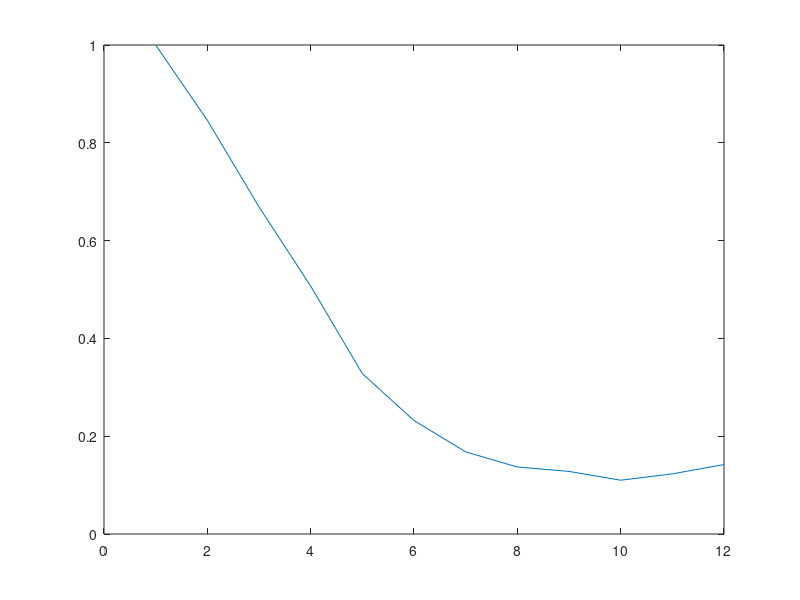

This chart was generated by the following MATLAB code:
clear all
%Model Parameters
phi_p = 0.1;
phi_g=0.3;
phi_l=0.35;
gamma=0.97;% rate of change of primacy gradient across groups
sigma_gp=0.02;%
sigma_L=0.02;
sigma_v=0.005;
rho=0.3;
theta=0.003;
eta_NC=0.15;% learning rate for assoication between context and group
eta_O=0.6; % output interference

% experimental details
nTrials=1000;
listlength=12;
possGroupSize=1:5;

v=zeros(nTrials, listlength); % this can be easily pre-allocated, so should be
recalled_item=zeros(nTrials,listlength);

N_O=0; % counter for non recalled items

for t=1:nTrials
    
    r=zeros(1,listlength);
    
    
    % Here is what happens in model
    % We generated a longish vector of group sizes, then find first
    % group that takes us beyond list length. We truncate that group
    % and use only the groups we need
    
    groupSize=randsample(possGroupSize,listlength,true);% random
    
    % or constant within list, but varies across lists
    %groupSize=repmat(randsample(possGroupSize,1,true),1,listlength);
    
    cumulz = cumsum(groupSize);
    numGroups = find(cumulz>=listlength, 1, 'first'); % finds first instance
    groupSize(numGroups) = listlength-cumulz(numGroups-1);
    groupSize = groupSize(1:numGroups);
    
    lContext = ones(1,numGroups);     % control element for list context (each group has a list context)
    List_cue=1; % only have one list at the moment
    
    % make group markers
    gContext = [];
    pContext = [];
    absP = [];
    % set control elements
    
    for gz=1:length(groupSize)
        gContext = [gContext repmat(gz,1,groupSize(gz))];
        if groupSize(gz)>1
            pContext = [pContext linspace(0,1,groupSize(gz))];
        else
            pContext = [pContext 0];
        end
        absP = [absP 1:groupSize(gz)];
    end
    
    % cue for list and group and obtain group context
    Group_cue=1; % Current group
    get_group_info=1;
    % make x attempts at recall
    out_int=zeros(1,numGroups);
    gSupp = zeros(1,numGroups);
    
    for outpos=1:12
        
        if get_group_info
            % list cue and group cue to context
            eta_LC=1+randn(1,numGroups)*sigma_L; % Eq A3
            C_LC=(eta_LC+out_int).*phi_l.^abs(List_cue-lContext); %Eq A7 - control element for list
            C_NC=zeros(1,numGroups); % control element for group cue
            C_NC(Group_cue)=eta_NC;
            
            % output interference
            %             if out_int
            %                 C_NC(out_int)=eta_O;
            %             end
            
            %cue to a particular group
            C=C_NC+C_LC; % list and group control elements added
            [max_value,Current_Group]=max(C); % select most activated
            %C(Current_Group)=1; % set control element for most activared to 1
            
            
            % output interference acts on associations to l (so C_LC)
            out_int(Current_Group) = eta_O;
            
            Current_pContext = linspace(0,1,groupSize(Current_Group));
            if length(Current_pContext)==1
                Current_pContext=0;
            end
            
            withinPos=1; % set the within group maker to 1 for new group
            
            if gSupp(Current_Group)==0
                P_CG=1; % assume no effect of time
            else
                P_CG=0; % we've already retrieved this, to set group context to null
            end
            get_group_info=0; % context and Current_Group remain the same
            
            
            out_int(Current_Group)=eta_O;
            
            gSupp(Current_Group) = 1;
            
        end
        
        eta_gv=gamma.^(absP-1)+randn(1,listlength)*sigma_gp; %Eq A10
        v_GV = P_CG*eta_gv.*phi_g.^abs(Current_Group-gContext); %Eq A11
        v_PV = phi_p.^abs(Current_pContext(withinPos)-pContext); %Eq A14
        
        % implemented primacy gradient
        v_PV=eta_gv.*v_PV;
        
        % sum group and item vectors to get activation of each item
        t_v = rho*v_GV + (1-rho)*v_PV; % Eq A15
        v(t,:)=t_v;
        % noisy retrieval Eq A16
        noise=randn(1,listlength)*sigma_v;
        a=(t_v+noise).*(1-r);
        
        % activation of two highest items
        [max_value,max_idx] = max(a);
        a(max_idx) = NaN;
        second_max = max(a);
        a = max_value; % retruns max_value into a
        
        if (max_value-second_max)>theta
            recalled_item(t,outpos)=max_idx;
            r(max_idx)=1;
        else
            recalled_item(t,outpos)=0;
        end
        
        withinPos=withinPos+1;% now recall of next item of current group will be attempted
        
        % check if we have reached end of current group
        if  withinPos>groupSize(Current_Group)
            get_group_info=1;
            Group_cue=Group_cue+1; % assume next group is accessed - serial recall
            if Group_cue > numGroups
                Group_cue = numGroups;
            end
        end
    end
end

% for i=1:listlength;
%     prop(i)=numel(find(recalled_item==i))/nTrials;
% end

% serial recall scoring
prop = mean(recalled_item==repmat(1:12,nTrials,1));
plot(prop)

Av_v=mean(v);
Av_a=mean(a);
